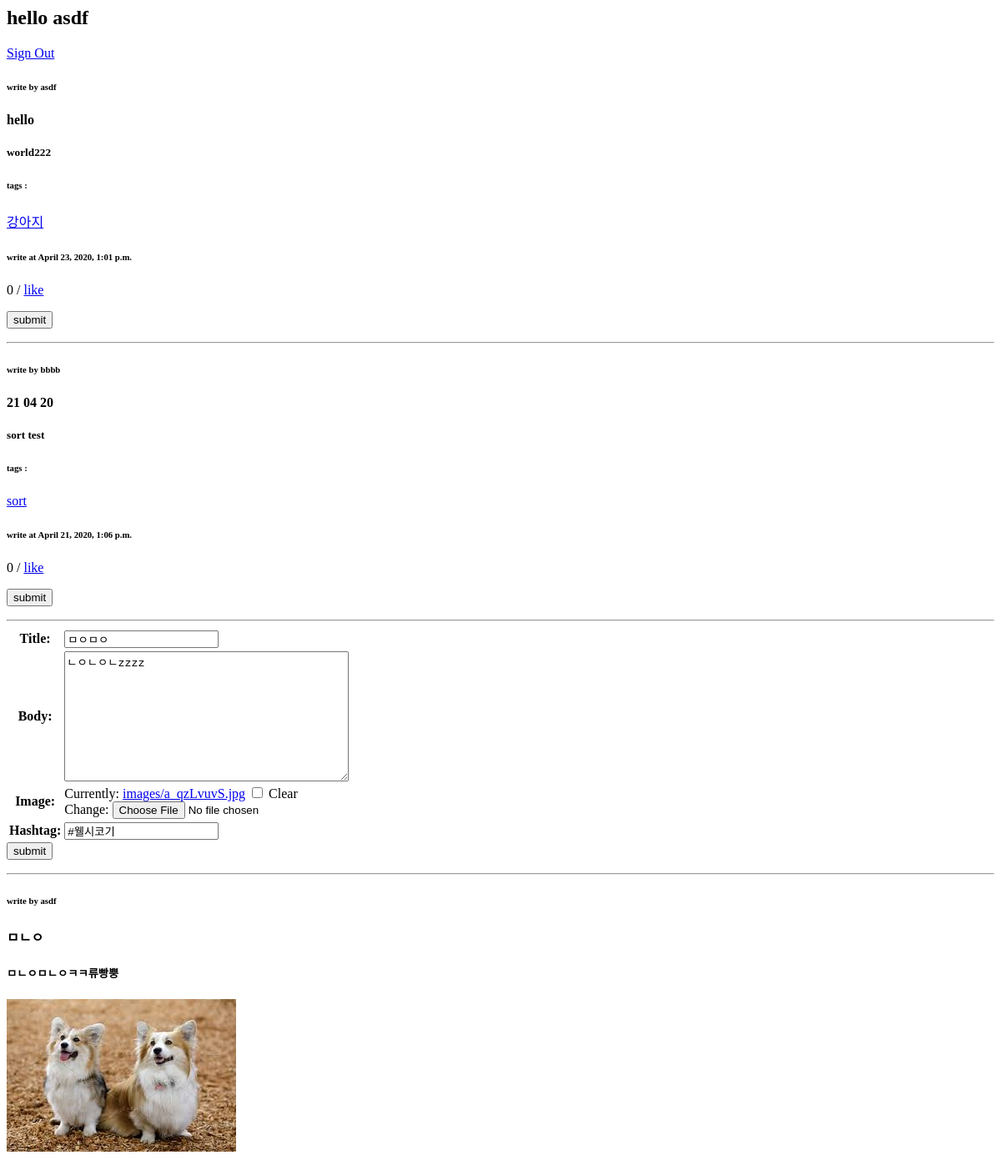
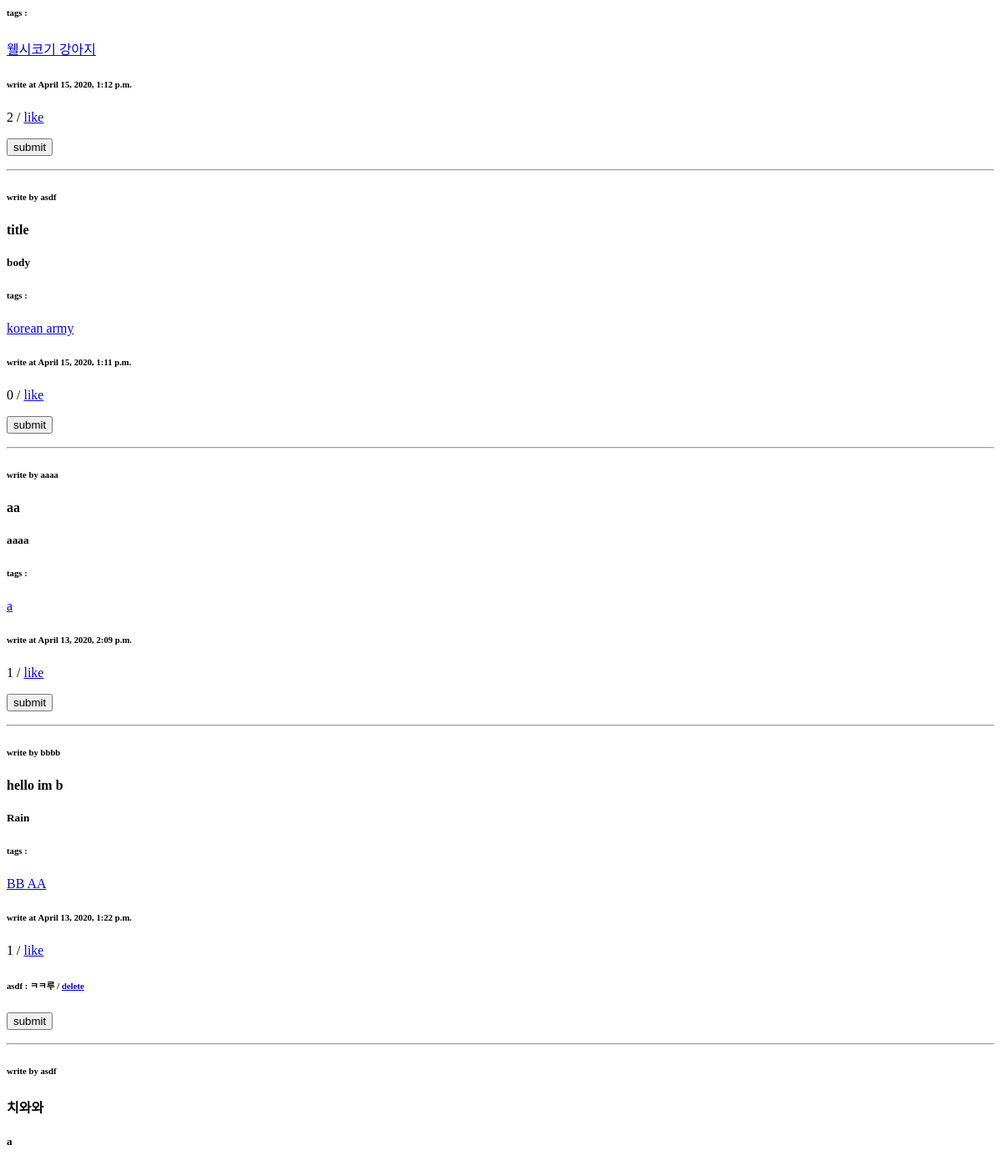
Before: /edit/28 (signed in, upper part) with the older database file (2 pictures, top to bottom).
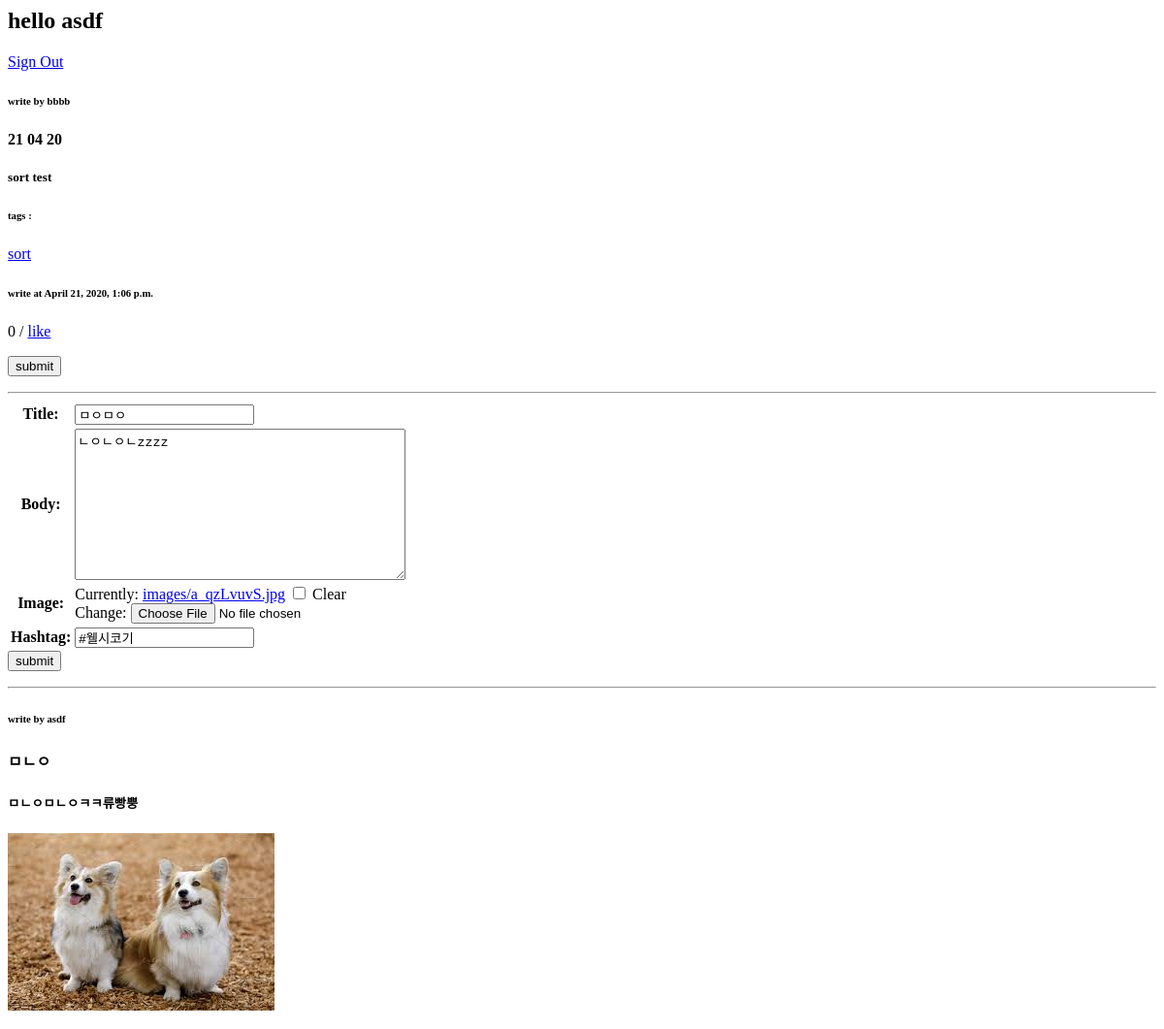
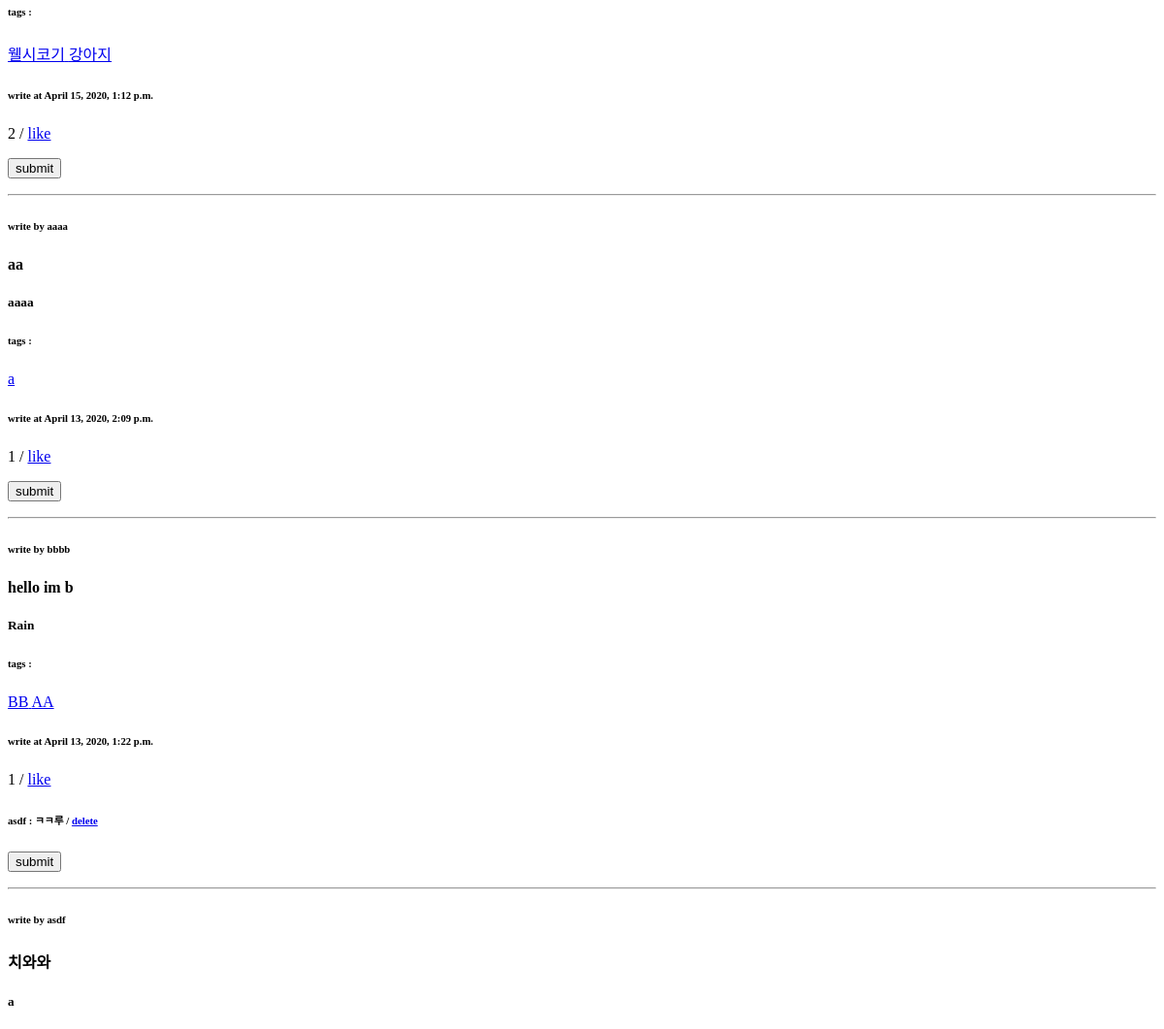
After: the same page with the newer database file (2 pictures, top to bottom).
### app/models.py (models this page shows, shortened)
class Post(models.Model):
    title = models.CharField(max_length=200)
    date = models.DateTimeField('date published')
    body = models.TextField()
    writer = models.ForeignKey(settings.AUTH_USER_MODEL, on_delete=models.CASCADE, related_name="writer", default="")
    image = models.ImageField(upload_to='images/', blank=True)
    hashtag = models.CharField(max_length=200, blank=True)
    hashtags = models.ManyToManyField('Hashtag', blank=True)
    likes = models.ManyToManyField(settings.AUTH_USER_MODEL, related_name="likes")

class Hashtag(models.Model):
    name = models.CharField(max_length=50)

class Comment(models.Model):
    c_writer = models.ForeignKey(settings.AUTH_USER_MODEL, on_delete=models.CASCADE, related_name="c_writer", default="")
    post_id = models.ForeignKey(Post, on_delete=models.CASCADE, related_name ="comments")
    text = models.CharField(max_length=100)

### app/views.py (the view)
# urls.py: path('edit/<int:pk>', app.views.edit, name='edit'),
def edit(request, pk):
    edit_post = get_object_or_404(Post, pk=pk)
    if edit_post.writer != request.user:
        return HttpResponse('You can edit your own post')
    posts = Post.objects.all().order_by('-date')
    if request.method == 'POST':
        form = PostForm(request.POST, request.FILES, instance=edit_post)
        if form.is_valid():
            post = form.save(commit=False)
            post.date = timezone.now()
            post.writer = request.user
            tags = form.cleaned_data['hashtag']
            str_tags = tags.split('#')
            list_tags = list()
            for tag in str_tags:
                hashtag = HashtagForm().save(commit=False)
                if Hashtag.objects.filter(name=tag):
                    list_tags.append(Hashtag.objects.get(name=tag))
                else:
                    hashtag.name = tag
                    hashtag.save()
                    list_tags.append(hashtag)
            post.save()
            post.hashtags.add(*list_tags)
            return redirect('home')
    else:
        form = PostForm(instance=edit_post)
        return render(request, 'app/edit.html', {'e_p': edit_post.id, 'form': form, 'posts': posts})

### app/forms.py
class PostForm(forms.ModelForm):
    class Meta:
        model = Post
        fields = ['title', 'body', 'image', 'hashtag']

### app/templates/app/edit.html (shortened to what this page needs)
{% if user.is_authenticated %}
    <h2>hello {{ user.username }}</h2>
    <a href= "{% url 'logout' %}">
        Sign Out
    </a>
{% endif %}
{% for post in posts.all %}
    {% if post.id == e_p %}
        <form method='POST' enctype="multipart/form-data">
            <table>
                {{form.as_table}}
            </table>
            <input type='submit', value='submit'>
        </form>
    {% else %}
        <h6>write by {{ post.writer }} </h6>
        <h4>{{ post.title }}</h4>
        <h5>{{ post.body }}</h5>
        {% if post.image %}
            <img src="{{ post.image.url }}">
        {% endif %}
        <h6>tags : </h6>
        {% for hashtag in post.hashtags.all %}
            <a href="{% url 'hashtag' pk=hashtag.id %}">
                <span>{{ hashtag.name }}</span>
            </a>
        {% endfor %}
        <h6>write at {{ post.date }}</h6>
        <p>{{ post.likes.count }} / <a href="{% url 'like' pk=post.pk %}">like</a></p>
        {% for comment in post.comments.all %}
            {% if comment.c_writer == request.user %}
                <h6>{{ comment.c_writer }} : {{ comment.text }} / <a href="{% url 'comment_delete' pk=comment.pk %}">delete</a></h6>
            {% else %}
                <h6>{{ comment.c_writer }} : {{ comment.text }} </h6>
            {% endif %}
        {% endfor %}
        {% if user.is_authenticated %}
        <form method='POST' action='/comment/{{ post.id }}'>
            <input type='submit', value='submit'>
        </form>
    {% endif %}
    {% endif %}
    <hr/>
{% endfor %}

Changed rows visible on the page:
removed Post: writer "asdf", title "hello", body "world222", date "April 23, 2020, 1:01 p.m.", likes.count "0", Hashtag (name "강아지")
removed Post: writer "asdf", title "title", body "body", date "April 15, 2020, 1:11 p.m.", likes.count "0"
no longer on this page (row unchanged): Hashtag: name "korean", shown under "asdf"
no longer on this page (row unchanged): Hashtag: name "army", shown under "asdf"
